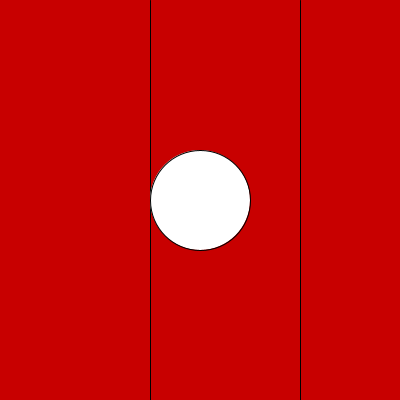
Frame 1 (no input)
Frame 60 (the mouse pressed at the canvas centre just before this capture): identical to frame 1, image omitted
Frame 120 (the mouse held since frame 60 and released just before this capture): identical to frame 1, image omitted

The Processing sketch that drew this single still picture (run headless with seeded random() and noise(); from frame 60 on, the mouse is pressed at the canvas centre):

// Processing sketch: condicional_simple_multiple_3_problemas
// ── condicional_simple_multiple_3_problemas.pde
void setup(){
    size(400, 400);
}

void draw(){
  if(mouseX < 400){
    background(200,0,0);
  }else if(mouseX < 300){
    background(0,200,0);
  }else if(mouseX < 150){
    background(0,0,200);
  }else {
    background(0);
  }
  
  line(150,0, 150, height);
  line(300,0, 300, height);
  
  ellipse(200,200,100,100);
}
